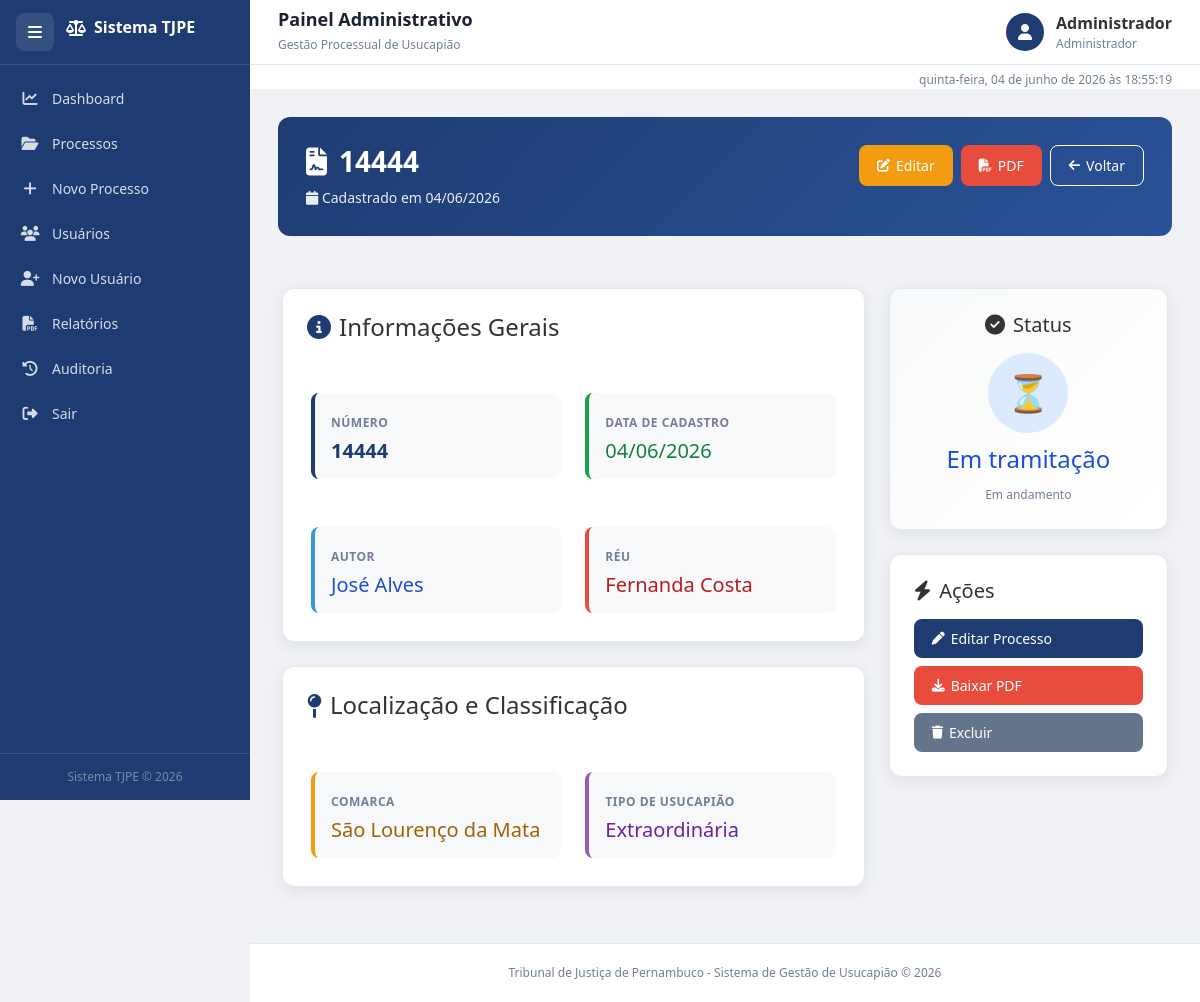
The app's page /processo/221 (signed in) with its own data.
### tables this page shows
CREATE TABLE processos (
        id INTEGER PRIMARY KEY AUTOINCREMENT,
        numero TEXT UNIQUE NOT NULL,
        autor TEXT NOT NULL,
        reu TEXT NOT NULL,
        comarca TEXT NOT NULL,
        status TEXT NOT NULL,
        tipo_usucapiao TEXT NOT NULL,
        observacoes TEXT,
        data_cadastro TEXT
    );

### projeto_tj.py (the view)
@app.route("/processo/<int:id>")
@login_required
def detalhe_processo(id):
    conn = get_db_connection()
    processo = conn.execute(
        """
        SELECT *
        FROM processos
        WHERE id = ?
        """,
        (id,)
    ).fetchone()
    conn.close()
    return render_template(
        "processo_detalhe.html",
        processo=processo
    )

### projeto_tj.py (called while the page is built, shortened)
def get_db_connection():
    conn = sqlite3.connect(DATABASE)
    conn.row_factory = sqlite3.Row
    return conn

def login_required(f):
    @wraps(f)
    def decorated_function(*args, **kwargs):
        return f(*args, **kwargs)
    return decorated_function

### templates/processo_detalhe.html (shortened to what this page needs)
{% extends 'base.html' %}
{% block content %}
<div class="fade-in">
    <div style="background: linear-gradient(135deg, #1e3c72 0%, #2a5298 100%); color: white; padding: 28px; border-radius: 12px; margin-bottom: 24px;">
        <div class="d-flex justify-content-between align-items-start flex-wrap" style="gap: 16px;">
            <div style="flex: 1;">
                <h1 style="font-size: 28px; font-weight: 700; margin-bottom: 4px; display: flex; align-items: center; gap: 12px;">
                    <i class="fas fa-file-contract"></i> {{ processo['numero'] }}
                </h1>
                <p style="opacity: 0.9; margin: 8px 0 0 0; font-size: 14px;">
                    <i class="fas fa-calendar"></i> Cadastrado em {{ processo['data_cadastro'] }}
                </p>
            </div>
            <div style="display: flex; gap: 8px; flex-wrap: wrap; justify-content: flex-end;">
                <a href="{{ url_for('editar_processo', id=processo['id']) }}" class="btn btn-warning">
                    <i class="fas fa-edit"></i> Editar
                </a>
                <a href="{{ url_for('gerar_pdf', id=processo['id']) }}" class="btn btn-danger" target="_blank">
                    <i class="fas fa-file-pdf"></i> PDF
                </a>
                <button onclick="window.history.back()" class="btn btn-outline-secondary" style="border-color: white; color: white;">
                    <i class="fas fa-arrow-left"></i> Voltar
                </button>
            </div>
        </div>
    </div>
    <div class="row g-4">
        <div class="col-lg-8">
            <div class="card-box mb-4">
                <h4 class="mb-4" style="display: flex; align-items: center; gap: 8px;">
                    <i class="fas fa-info-circle" style="color: #1e3c72;"></i> Informações Gerais
                </h4>
                <div class="row g-4">
                    <div class="col-md-6">
                        <div style="background: #f8f9fa; padding: 16px; border-radius: 8px; border-left: 4px solid #1e3c72;">
                            <small style="color: #718096; font-weight: 600; text-transform: uppercase; letter-spacing: 0.5px;">Número</small>
                            <h5 style="margin: 6px 0 0 0; color: #1e3c72; font-weight: 700;">{{ processo['numero'] }}</h5>
                        </div>
                    </div>
                    <div class="col-md-6">
                        <div style="background: #f8f9fa; padding: 16px; border-radius: 8px; border-left: 4px solid #16a34a;">
                            <small style="color: #718096; font-weight: 600; text-transform: uppercase; letter-spacing: 0.5px;">Data de Cadastro</small>
                            <h5 style="margin: 6px 0 0 0; color: #15803d;">{{ processo['data_cadastro'] }}</h5>
                        </div>
                    </div>
                    <div class="col-md-6">
                        <div style="background: #f8f9fa; padding: 16px; border-radius: 8px; border-left: 4px solid #3498db;">
                            <small style="color: #718096; font-weight: 600; text-transform: uppercase; letter-spacing: 0.5px;">Autor</small>
                            <h5 style="margin: 6px 0 0 0; color: #1d4ed8;">{{ processo['autor'] }}</h5>
                        </div>
                    </div>
                    <div class="col-md-6">
                        <div style="background: #f8f9fa; padding: 16px; border-radius: 8px; border-left: 4px solid #e74c3c;">
                            <small style="color: #718096; font-weight: 600; text-transform: uppercase; letter-spacing: 0.5px;">Réu</small>
                            <h5 style="margin: 6px 0 0 0; color: #b91c1c;">{{ processo['reu'] }}</h5>
                        </div>
                    </div>
                </div>
            </div>
            <div class="card-box mb-4">
                <h4 class="mb-4" style="display: flex; align-items: center; gap: 8px;">
                    <i class="fas fa-map-pin" style="color: #1e3c72;"></i> Localização e Classificação
                </h4>
                <div class="row g-4">
                    <div class="col-md-6">
                        <div style="background: #f8f9fa; padding: 16px; border-radius: 8px; border-left: 4px solid #f39c12;">
                            <small style="color: #718096; font-weight: 600; text-transform: uppercase; letter-spacing: 0.5px;">Comarca</small>
                            <h5 style="margin: 6px 0 0 0; color: #a16207;">{{ processo['comarca'] }}</h5>
                        </div>
                    </div>
                    <div class="col-md-6">
                        <div style="background: #f8f9fa; padding: 16px; border-radius: 8px; border-left: 4px solid #9b59b6;">
                            <small style="color: #718096; font-weight: 600; text-transform: uppercase; letter-spacing: 0.5px;">Tipo de Usucapião</small>
                            <h5 style="margin: 6px 0 0 0; color: #6b21a8;">{{ processo['tipo_usucapiao'] }}</h5>
                        </div>
                    </div>
                </div>
            </div>
        </div>
        <div class="col-lg-4">
            <div class="card-box mb-4" style="text-align: center; background: linear-gradient(135deg, #f8f9fa 0%, #ffffff 100%);">
                <h5 class="mb-3" style="display: flex; align-items: center; justify-content: center; gap: 8px;">
                    <i class="fas fa-check-circle"></i> Status
                </h5>
                {% if processo['status'] == 'Julgado' %}
                    <div style="width: 80px; height: 80px; background: #dcfce7; border-radius: 50%; display: flex; align-items: center; justify-content: center; font-size: 36px; margin: 0 auto 12px;">
                        ✓
                    </div>
                    <h4 style="color: #15803d; margin: 0 0 8px 0;">{{ processo['status'] }}</h4>
                    <small class="text-muted">Processo finalizado</small>
                {% elif processo['status'] == 'Em tramitação' %}
                    <div style="width: 80px; height: 80px; background: #dbeafe; border-radius: 50%; display: flex; align-items: center; justify-content: center; font-size: 36px; margin: 0 auto 12px;">
                        ⏳
                    </div>
                    <h4 style="color: #1d4ed8; margin: 0 0 8px 0;">{{ processo['status'] }}</h4>
                    <small class="text-muted">Em andamento</small>
                {% endif %}
            </div>
            <div class="card-box">
                <h5 class="mb-3" style="display: flex; align-items: center; gap: 8px;">
                    <i class="fas fa-bolt"></i> Ações
                </h5>
                <div style="display: flex; flex-direction: column; gap: 8px;">
                {% if session.get('perfil') == 'Administrador' %}
                    <a href="{{ url_for('editar_processo', id=processo['id']) }}" class="btn btn-primary" style="width: 100%;">
                        <i class="fas fa-pen"></i> Editar Processo
                    </a>
                {% endif %}
                    <a href="{{ url_for('gerar_pdf', id=processo['id']) }}" class="btn btn-danger" style="width: 100%;" target="_blank">
                        <i class="fas fa-download"></i> Baixar PDF
                    </a>
                    <button onclick="if(confirm('Deseja excluir este processo?')) location.href='/processo/excluir/{{ processo['id'] }}'" class="btn btn-secondary" style="width: 100%;">
                        <i class="fas fa-trash"></i> Excluir
                    </button>
                </div>
            </div>
        </div>
    </div>
</div>
{% endblock %}

### static/css/style.css (style rules this page uses)
*, *::before, *::after { box-sizing: border-box; margin: 0; padding: 0; }
html, body { height: 100%; font-family: "Segoe UI", Tahoma, Geneva, Verdana, sans-serif; background: #f0f2f5; color: #333; overflow-x: hidden; scroll-behavior: smooth; }
:root { --sidebar-w: 250px; --sidebar-collapsed: 72px; --topbar-h: 65px; --azul: #1e3c72; --azul2: #2a5298; --azul3: #3a6abf; --branco: #ffffff; --cinza-bg: #f0f2f5; --borda: #e2e8f0; --texto: #1a2233; --texto2: #4a5568; --texto3: #718096; --verde: #2ecc71; --vermelho: #e74c3c; --laranja: #f39c12; --azul-info: #3498db; --radius: 12px; --shadow: 0 4px 16px rgba(0,0,0,0.08); --transition: 0.28s ease; }
.card-box { background: var(--branco); border-radius: var(--radius); box-shadow: var(--shadow); padding: 24px; margin-bottom: 20px; border: 1px solid var(--borda); }
.btn { display: inline-flex; align-items: center; gap: 6px; padding: 9px 18px; border-radius: 8px; font-size: 14px; font-weight: 500; border: none; cursor: pointer; text-decoration: none; transition: all 0.18s; white-space: nowrap; }
.btn-primary { background: var(--azul); color: #fff; }
.btn-secondary { background: #64748b; color: #fff; }
.btn-danger { background: var(--vermelho); color: #fff; }
.btn-warning { background: var(--laranja); color: #fff; }
.btn-outline-secondary { background: transparent; border: 1px solid #cbd5e1; color: #475569; }
.btn i { font-size: 13px; }
.fade-in { animation: fadeIn .4s ease; }
.row { display: flex; flex-wrap: wrap; margin: -8px; }
.row.g-4 > * { padding: 12px; }
.col-lg-4 { width: 33.333%; }
.col-lg-8 { width: 66.666%; }
.col-md-6 { width: 50%; }
.d-flex { display: flex; }
.justify-content-between { justify-content: space-between; }
.flex-wrap { flex-wrap: wrap; }
.mb-3 { margin-bottom: 12px; }
.mb-4 { margin-bottom: 16px; }
.text-muted { color: var(--texto3) !important; }
small { font-size: 12px; }

### records on screen
processos: numero "14444", data_cadastro "04/06/2026", autor "José Alves", reu "Fernanda Costa", comarca "São Lourenço da Mata", tipo_usucapiao "Extraordinária", status "Em tramitação"

### other values on screen
{{ session.get('usuario_nome', 'Usuário') }} "Administrador"
{{ session.get('perfil', 'Perfil') }} "Administrador"
